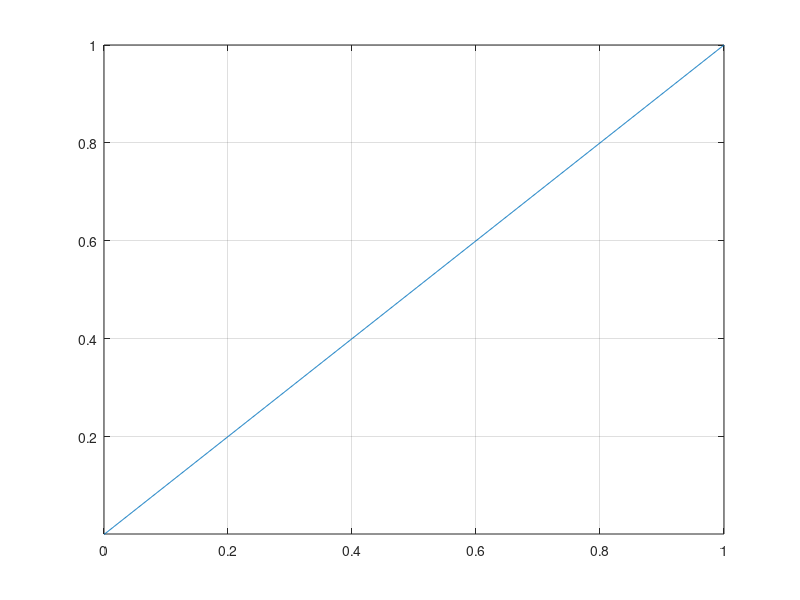

Reproduce this figure in MATLAB.
clc
close all
clearvars

fs = 48e3;

tau_limits = [1e-3, 1];
pot_limits = exp(-1./(fs * tau_limits))

b = min(pot_limits);
a = pot_limits(2) - pot_limits(1);

N = 1024;
pot = linspace(0,1,N);
% pot_scale = a * pot + b;
pot_scale = exp(-1./(fs * pot));

% b_log = log10(pot_limits(1)/pot_limits(2))/(pot_scale(1) - pot_scale(end));
% a_log = pot_limits(1)/exp(b_log * pot_scale(1));
% pot_log = a_log * exp(b_log * pot_scale);

tau = -1./(fs*log(pot_scale));

plot(pot,tau)
grid on
axis([min(pot),max(pot),1e-3,1])



pot_hat = exp(-1./(fs * tau));

norm(pot_scale-pot_hat)
